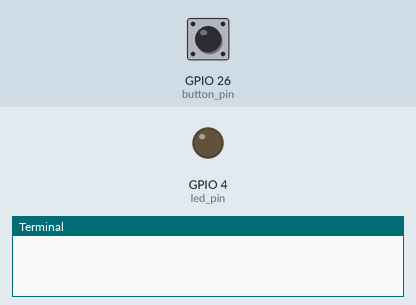
Recording of a program running on a simulated Raspberry Pi (BCM pin numbers). Shown: output pins drawn as LEDs (lit = HIGH), the last lines printed to the terminal. The inputs (shaded band) are chosen by the test bench; at power-on: GPIO 26 (button_pin) LOW.

Above: at 1.2 s.
1.3 s: GPIO 26 (button_pin) pulled HIGH for 0.15 s
At 1.7 s:
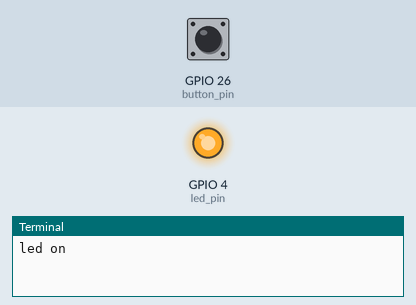
2.9 s: GPIO 26 (button_pin) pulled HIGH for 1 s
At 4.1 s:
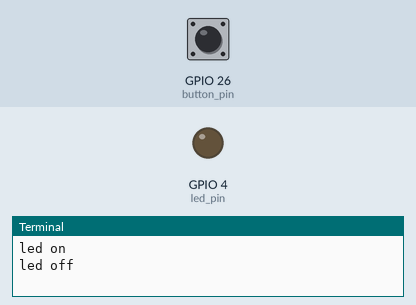
5.4 s: GPIO 26 (button_pin) pulled HIGH for 3.2 s
At 6.0 s:
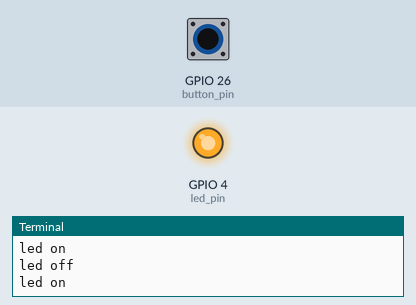
Timing chart, 0 to 8.4 s (numbered marks = the images above; inputs shaded):
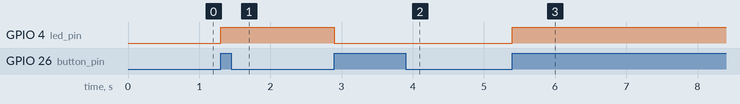

The program:

Bouncetime_led.py
```python
#!/usr/bin/env python
# -*- coding: utf-8 -*-
import RPi.GPIO as GPIO
import time

button_pin = 26
led_pin = 4

GPIO.setwarnings(False)

GPIO.setmode(GPIO.BCM)

GPIO.setup(button_pin, GPIO.IN, pull_up_down=GPIO.PUD_DOWN)
GPIO.setup(led_pin, GPIO.OUT)

light_on = False

def button_callback(channel):
    global light_on
    if light_on ==False:
        GPIO.output(led_pin,1)
        print("led on")
    else:
        GPIO.output(led_pin,0)
        print("led off")
    light_on = not light_on

GPIO.add_event_detect(button_pin,GPIO.RISING,callback=button_callback, bouncetime=300)

while 1:
    time.sleep(0.1)
```

Measured:
- after the input at 1.3 s, GPIO 4 (led_pin): LOW → HIGH at once
- after the input at 2.9 s, GPIO 4 (led_pin): HIGH → LOW at once
- after the input at 5.4 s, GPIO 4 (led_pin): LOW → HIGH at once
